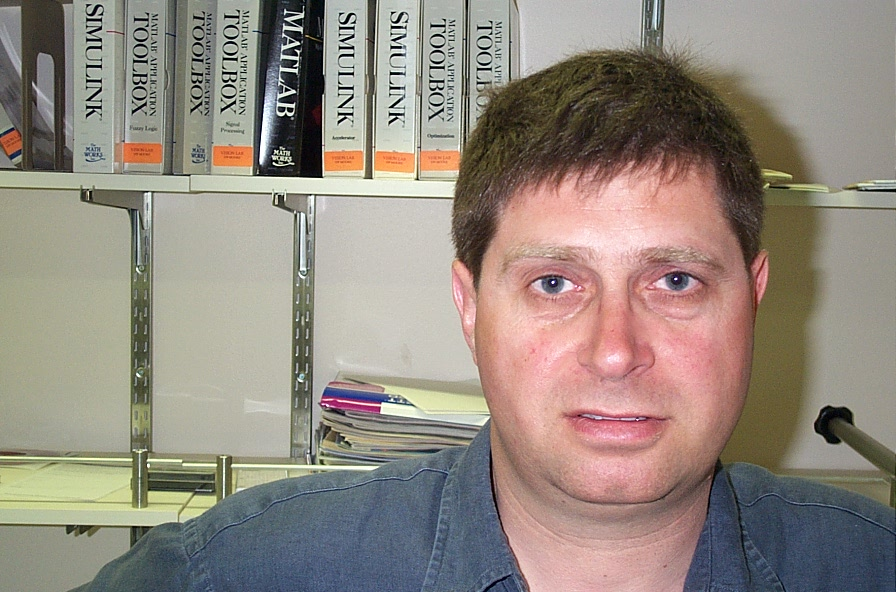
#> input picture images/17/image_0001.jpg, 896 x 592 px
$ python Geometric_Transforms_Demo.py --input ../../../../../../../../images/17/image_0001.jpg
#> lines starting #> are read from the running program, lines starting #| are printed output that depends on the picture
from __future__ import print_function
import cv2 as cv
import numpy as np
import argparse

## [Load the image]
parser = argparse.ArgumentParser(description='Code for Affine Transformations tutorial.')
parser.add_argument('--input', help='Path to input image.', default='../data/lena.jpg')
args = parser.parse_args()

src = cv.imread(args.input)
#> src is the input picture: shape (592, 896, 3); mean B, G, R 127.6, 137.2, 147.2
if src is None:
    print('Could not open or find the image:', args.input)
    exit(0)
## [Load the image]

## [Set your 3 points to calculate the  Affine Transform]
srcTri = np.array( [[0, 0], [src.shape[1] - 1, 0], [0, src.shape[0] - 1]] ).astype(np.float32)
#> srcTri = [[0, 0], [895, 0], [0, 591]]
dstTri = np.array( [[0, src.shape[1]*0.33], [src.shape[1]*0.85, src.shape[0]*0.25], [src.shape[1]*0.15, src.shape[0]*0.7]] ).astype(np.float32)
## [Set your 3 points to calculate the  Affine Transform]

## [Get the Affine Transform]
warp_mat = cv.getAffineTransform(srcTri, dstTri)
## [Get the Affine Transform]

## [Apply the Affine Transform just found to the src image]
warp_dst = cv.warpAffine(src, warp_mat, (src.shape[1], src.shape[0]))
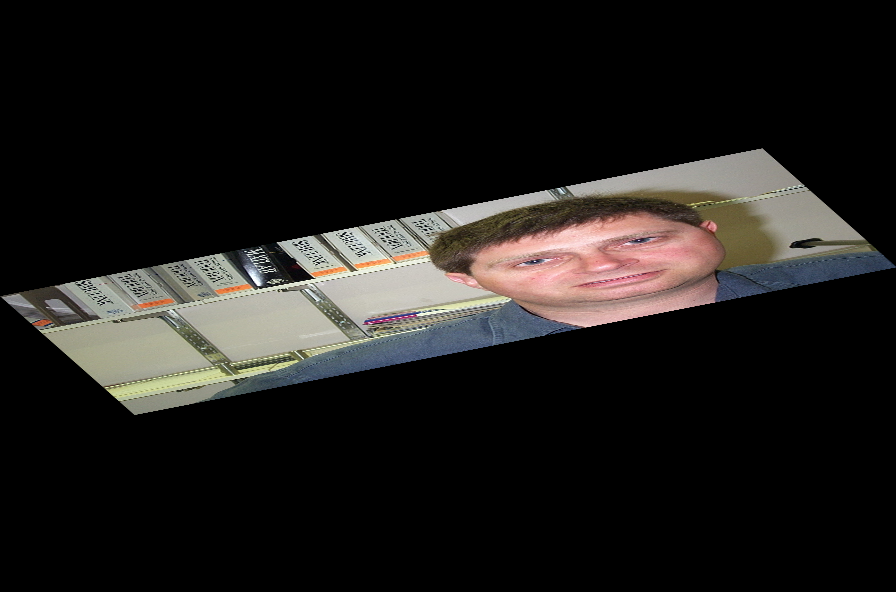
#> warp_dst: shape (592, 896, 3); mean B, G, R 26.6, 28.6, 30.7
## [Apply the Affine Transform just found to the src image]

# Rotating the image after Warp

## [Compute a rotation matrix with respect to the center of the image]
center = (warp_dst.shape[1]//2, warp_dst.shape[0]//2)
#> center = (448, 296)
angle = -50
scale = 0.6
## [Compute a rotation matrix with respect to the center of the image]

## [Get the rotation matrix with the specifications above]
rot_mat = cv.getRotationMatrix2D( center, angle, scale )
## [Get the rotation matrix with the specifications above]

## [Rotate the warped image]
warp_rotate_dst = cv.warpAffine(warp_dst, rot_mat, (warp_dst.shape[1], warp_dst.shape[0]))
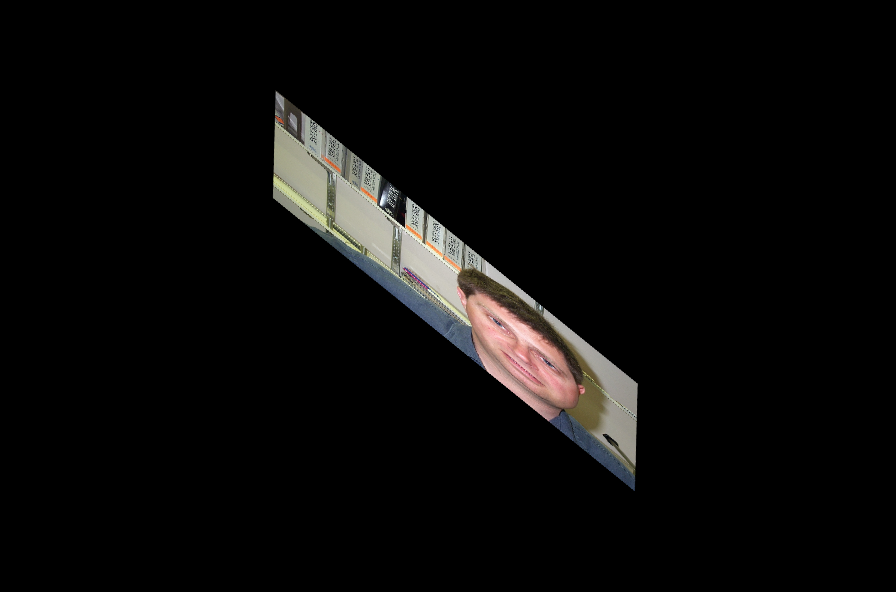
#> warp_rotate_dst: shape (592, 896, 3); mean B, G, R 9.6, 10.3, 11
## [Rotate the warped image]

## [Show what you got]
cv.imshow('Source image', src)
cv.imshow('Warp', warp_dst)
cv.imshow('Warp + Rotate', warp_rotate_dst)
## [Show what you got]

## [Wait until user exits the program]
cv.waitKey()
## [Wait until user exits the program]

$ run again, on images/17/image_0006.jpg
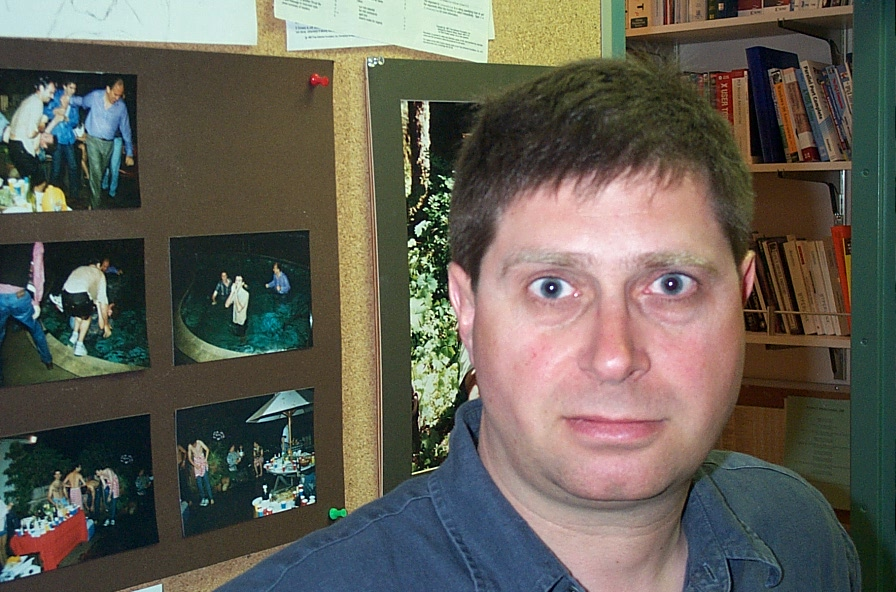
#> input picture images/17/image_0006.jpg, 896 x 592 px
#> src is the input picture: shape (592, 896, 3); mean B, G, R 85.3, 95.5, 98.7
#> `warp_dst = cv.warpAffine(src, warp_mat, (src.shape[1], src.shape[0]))`:
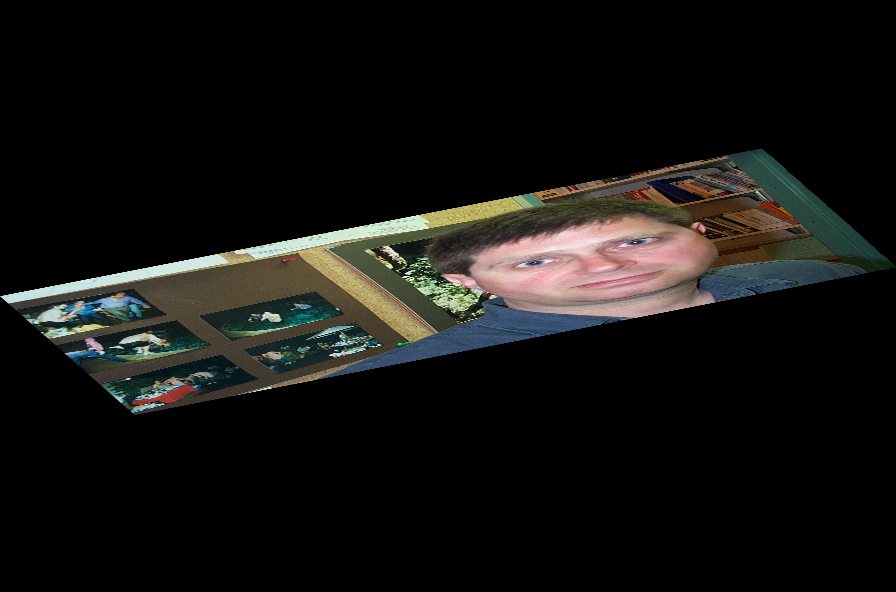
#> warp_dst: shape (592, 896, 3); mean B, G, R 17.8, 19.9, 20.6
#> `warp_rotate_dst = cv.warpAffine(warp_dst, rot_mat, (warp_dst.shape[1],..`:
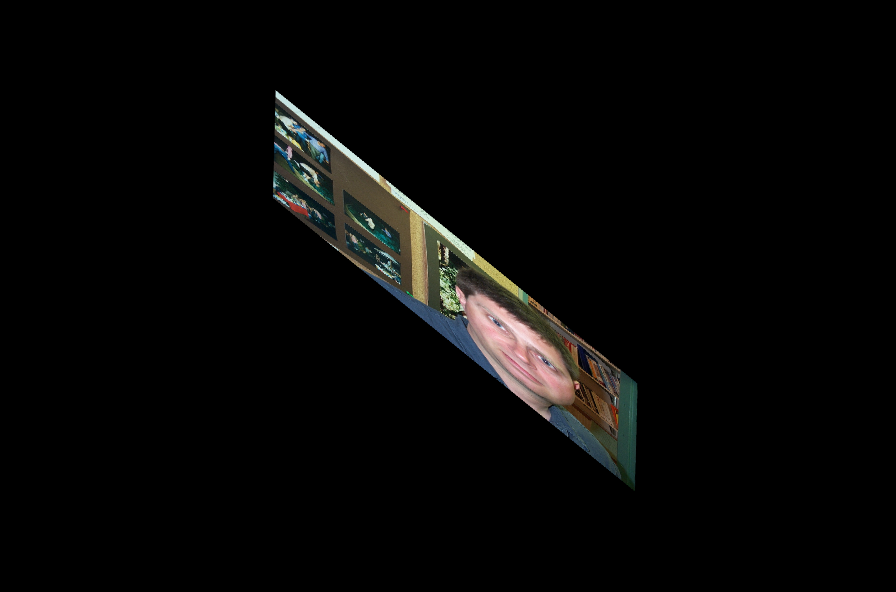
#> warp_rotate_dst: shape (592, 896, 3); mean B, G, R 6.4, 7.2, 7.4

$ run again, on images/17/image_0007.jpg
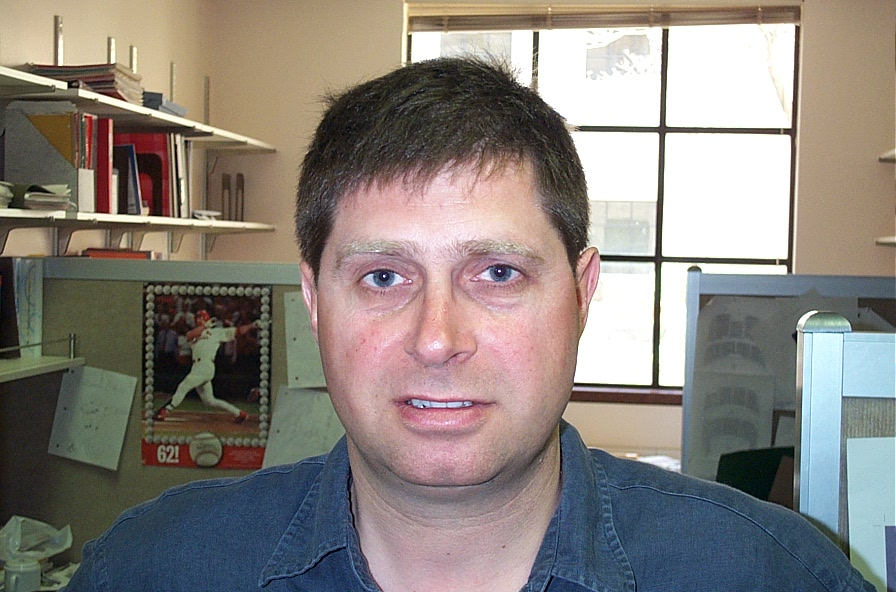
#> input picture images/17/image_0007.jpg, 896 x 592 px
#> src is the input picture: shape (592, 896, 3); mean B, G, R 125.1, 130.6, 137.4
#> `warp_dst = cv.warpAffine(src, warp_mat, (src.shape[1], src.shape[0]))`:
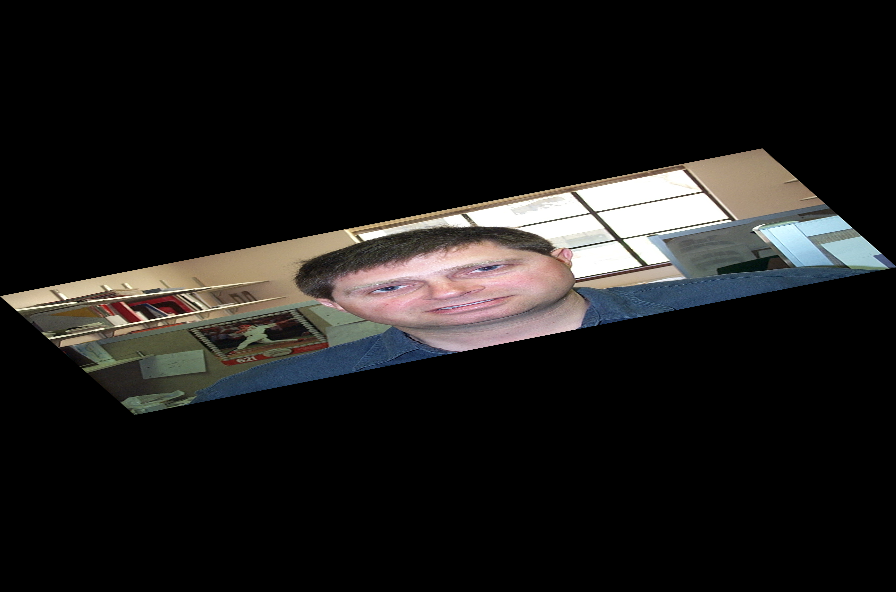
#> warp_dst: shape (592, 896, 3); mean B, G, R 26.1, 27.2, 28.6
#> `warp_rotate_dst = cv.warpAffine(warp_dst, rot_mat, (warp_dst.shape[1],..`:
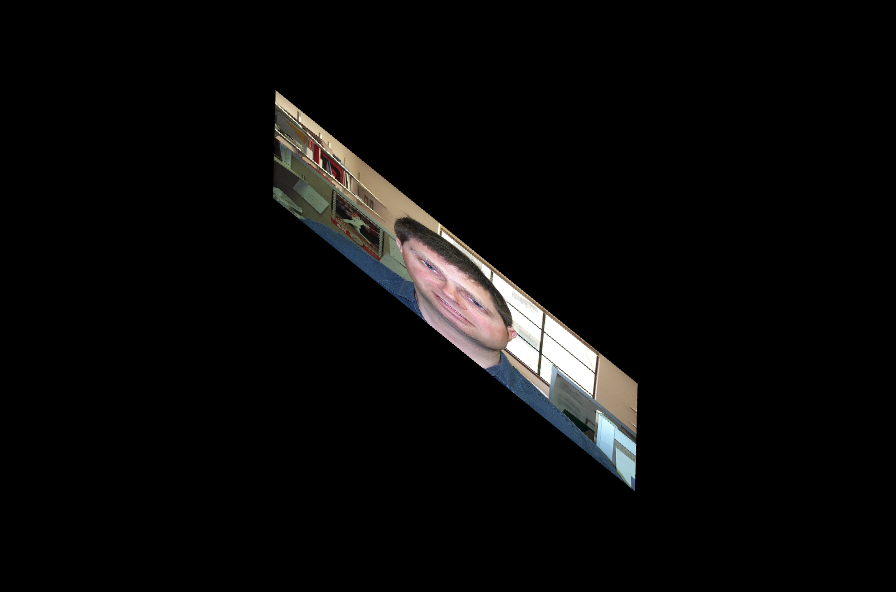
#> warp_rotate_dst: shape (592, 896, 3); mean B, G, R 9.4, 9.8, 10.3

$ run again, on images/17/image_0009.jpg
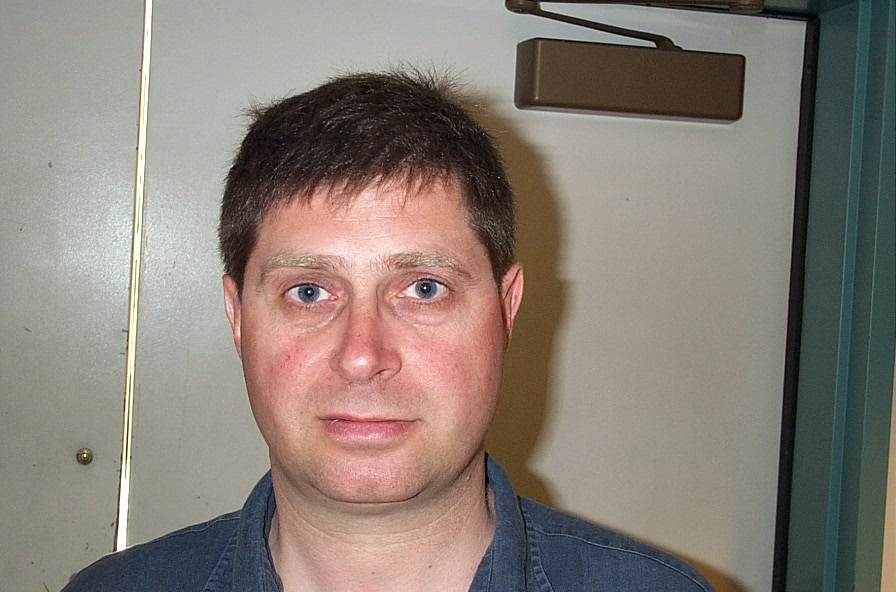
#> input picture images/17/image_0009.jpg, 896 x 592 px
#> src is the input picture: shape (592, 896, 3); mean B, G, R 118.8, 127.2, 136.6
#> `warp_dst = cv.warpAffine(src, warp_mat, (src.shape[1], src.shape[0]))`:
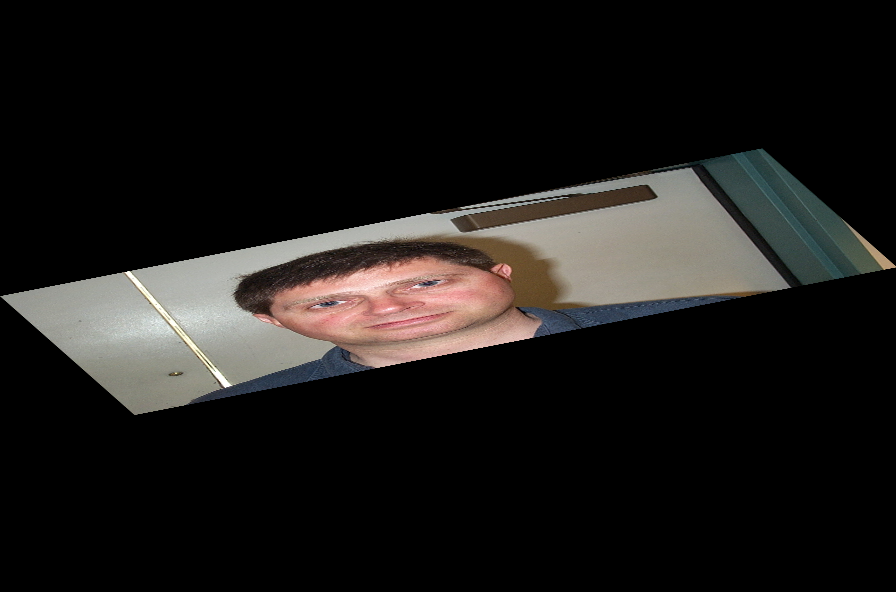
#> warp_dst: shape (592, 896, 3); mean B, G, R 24.8, 26.5, 28.5
#> `warp_rotate_dst = cv.warpAffine(warp_dst, rot_mat, (warp_dst.shape[1],..`:
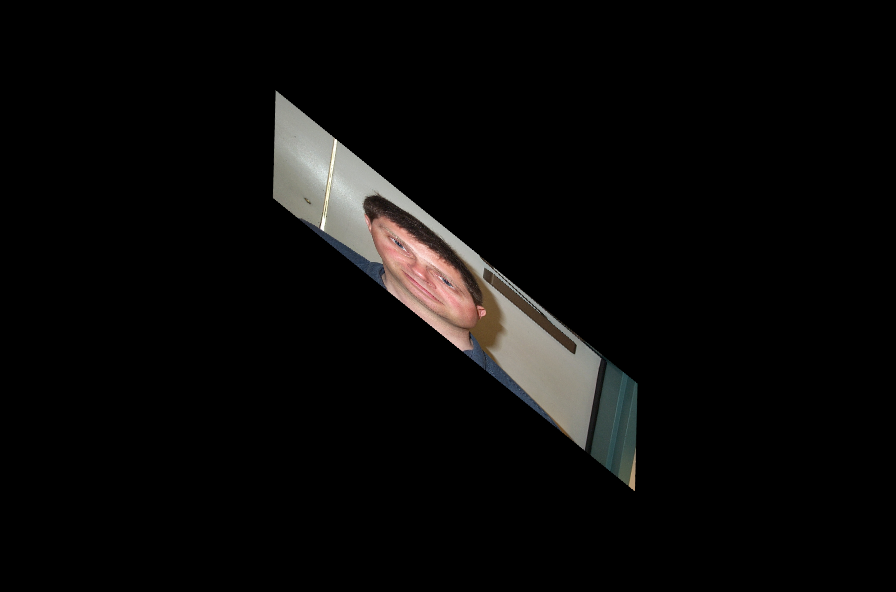
#> warp_rotate_dst: shape (592, 896, 3); mean B, G, R 8.9, 9.5, 10.3
